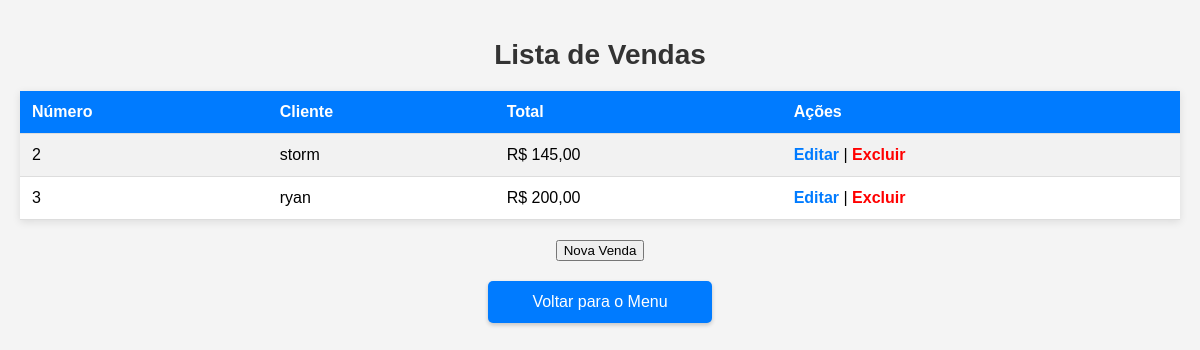
The app's page /vendas/ with its own data.
### vendas/models.py (models this page shows, shortened)
class Venda(models.Model):
    num_venda = models.AutoField(primary_key=True)
    cliente = models.ForeignKey(Cliente, on_delete=models.CASCADE)
    data_hora = models.DateTimeField(auto_now_add=True)
    total_venda = models.DecimalField(max_digits=10, decimal_places=2, default = 0)

### clientes/models.py (models this page shows, shortened)
class Cliente(models.Model):
    cpf = models.CharField(max_length=11, unique = True)
    nome = models.CharField(max_length=50)
    telefone = models.CharField(max_length=15)
    email = models.EmailField()

### vendas/views.py (the view)
# urls.py: path('', lista_vendas, name='lista_vendas'),
def lista_vendas(request):
    vendas = Venda.objects.all()
    return render(request, 'vendas/lista_vendas.html', {'vendas': vendas})

### vendas/templates/vendas/lista_vendas.html (shortened to what this page needs)
<!DOCTYPE html>
<html lang="pt-br">
<head>
</head>
<body>
  <h1>Lista de Vendas</h1>
  <table>
    <tr>
      <th>Número</th>
      <th>Cliente</th>
      <th>Total</th>
      <th>Ações</th>
    </tr>
    {% for venda in vendas %}
    <tr>
      <td>{{ venda.num_venda }}</td>
      <td>{{ venda.cliente.nome }}</td>
      <td>R$ {{ venda.total_venda }}</td>
    <td>
      <a href="{% url 'editar_venda' venda.num_venda %}" style="color: #007bff; text-decoration: none; font-weight: bold;">Editar</a> |
      <a href="{% url 'excluir_venda' venda.num_venda %}" style="color: red; text-decoration: none; font-weight: bold;"
onclick="return confirm('Tem certeza que deseja excluir esta venda?')">Excluir</a>
    </td>
  </tr>
{% empty%}
    <tr>
      <td colspan="4" style="text-align: center; color: #888;">Nenhuma venda cadastrada</td>
    </tr>
    {% endfor %}
  </table>
  <div class="button-group">
    <a href="{% url 'criar_venda' %}">
      <button id="btn-nova-venda">Nova Venda</button>
    </a>
  </div>
  <a href="{% url 'menu_principal' %}" class="menu-button">Voltar para o Menu</a>
</body>
</html>

### vendas/templates/vendas/lista_vendas.html (style rules this page uses)
body { font-family: Arial, sans-serif; background-color: #f4f4f4; margin: 0; padding: 20px; }
h1 { text-align: center; color: #333; font-size: 28px; margin-bottom: 20px; }
table { width: 100%; border-collapse: collapse; margin-bottom: 20px; background-color: #fff; box-shadow: 0 2px 8px rgba(0, 0, 0, 0.1); }
th, td { padding: 12px; text-align: left; border-bottom: 1px solid #ddd; }
th { background-color: #007bff; color: white; font-size: 16px; }
tr:nth-child(even) { background-color: #f2f2f2; }
.button-group { display: flex; justify-content: center; gap: 10px; }
.button-group a { display: inline-block; }
.menu-button { display: block; margin: 20px auto; padding: 12px; width: 200px; font-size: 16px; background-color: #007bff; color: white; text-align: center; text-decoration: none; border-radius: 5px; box-shadow: 0 2px 4px rgba(0, 0, 0, 0.2); transition: background 0.3s ease; }

### records on screen
Venda: num_venda "2", cliente.nome "storm", total_venda "145,00"
Venda: num_venda "3", cliente.nome "ryan", total_venda "200,00"
